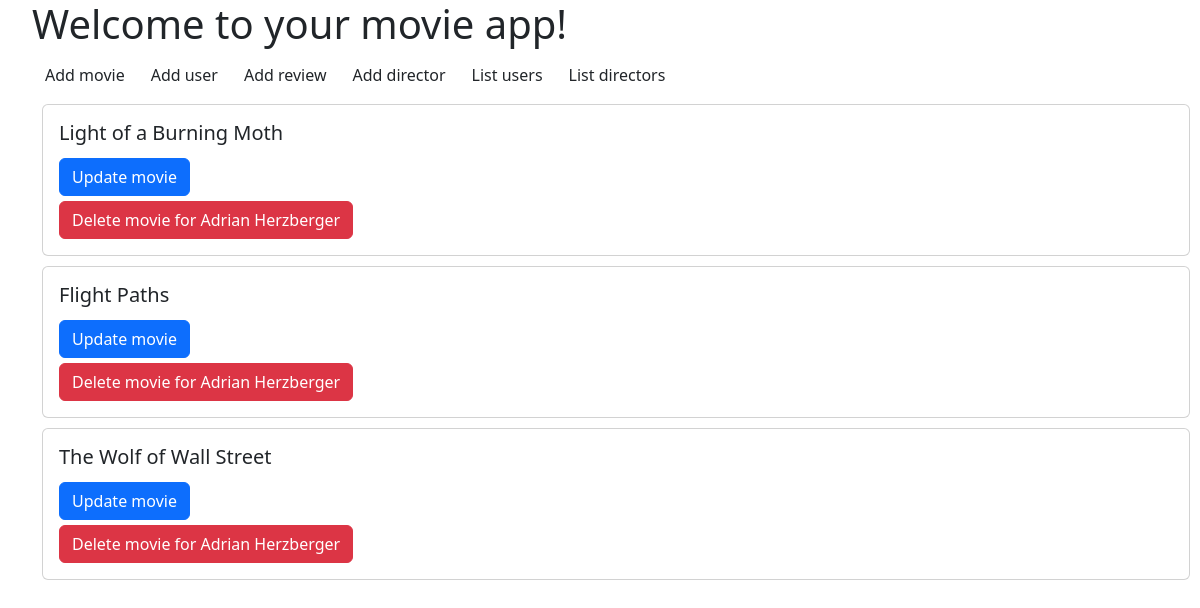
The app's page /, older data.
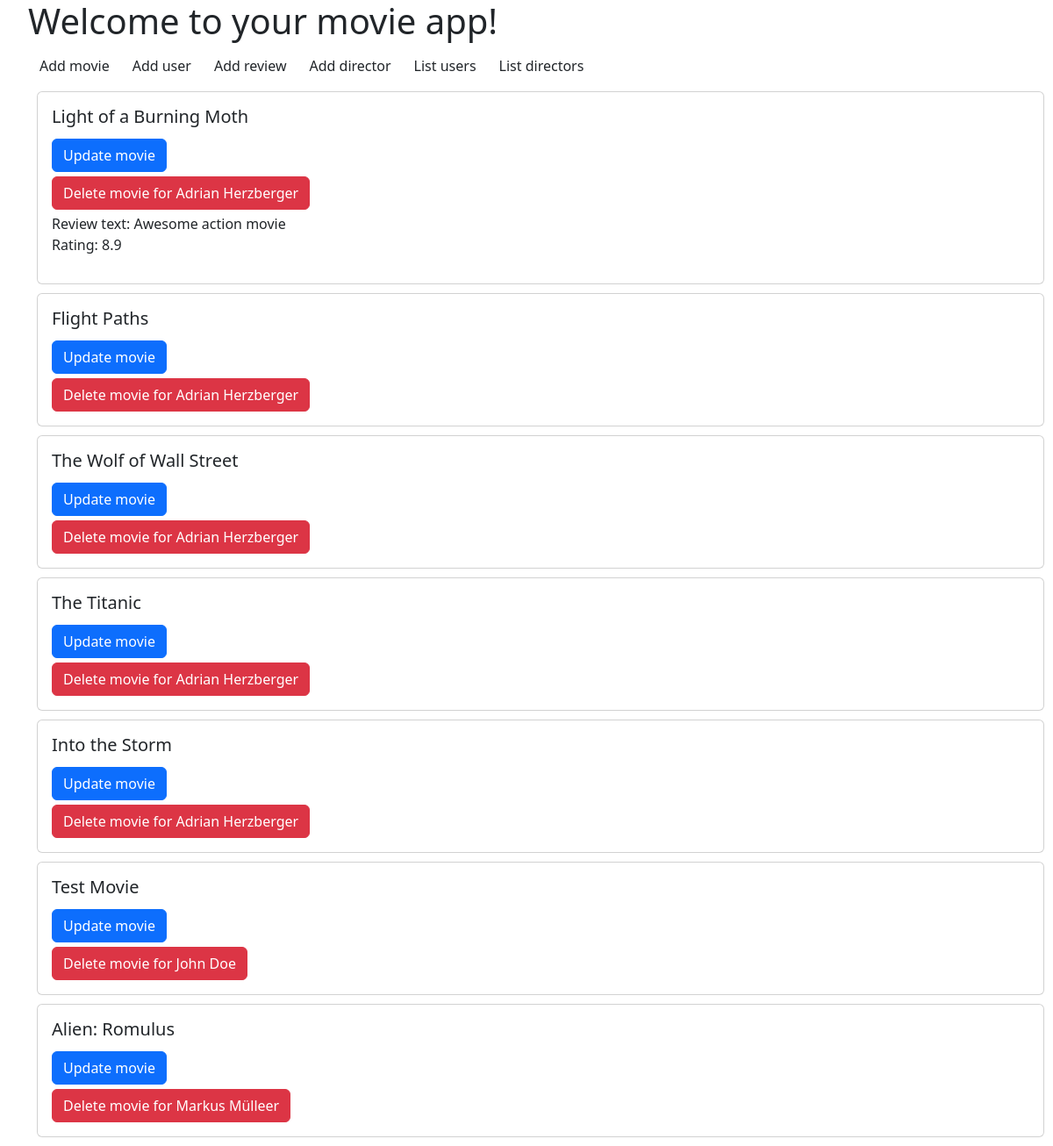
The same page, newer data.
### _storage/movie_storage.py (models this page shows)
class Movie(db.Model):
    __tablename__ = 'movies'
    id = db.Column(db.Integer, primary_key=True, autoincrement=True)
    movie_title = db.Column(db.String(100), nullable=False)
    movie_rating = db.Column(db.Float, nullable=True)
    directory = db.Column(db.String, nullable=True)
    release_date = db.Column(db.Date, nullable=True)
    user_id = db.Column(db.Integer, ForeignKey('users.id'), nullable=False)
    owner = relationship('User', back_populates='movies')
    director = relationship('Director', back_populates='directed_movies')
    reviews = relationship('Review', back_populates='movie')

### _storage/user_storage.py (models this page shows)
class User(db.Model):
    __tablename__ = 'users'
    id = db.Column(db.Integer, primary_key=True, autoincrement=True)
    first_name = db.Column(db.String(50), nullable=False)
    last_name = db.Column(db.String(50), nullable=False)
    birth_date = db.Column(db.Date, nullable=False)
    movies = relationship('Movie', back_populates='owner', cascade="all, delete-orphan")
    reviews = relationship('Review', back_populates='author')

### _storage/review_storage.py (models this page shows)
class Review(db.Model):
    __tablename__ = 'reviews'
    id = db.Column(db.Integer, primary_key=True, autoincrement=True)
    review_text = db.Column(db.String(500), nullable=False)
    rating = db.Column(db.Float, nullable=True)
    user_id = db.Column(db.Integer, ForeignKey('users.id'), nullable=False)
    movie_id = db.Column(db.Integer, ForeignKey('movies.id'), nullable=False)
    author = relationship('User', back_populates='reviews')
    movie = relationship('Movie', back_populates='reviews')

### app.py (the view)
@app.route("/", methods=["GET"])
def home():
    if request.method == "GET":
        movies = data_manager.get_all_movies()
        users = data_manager.get_all_users()
        reviews = data_manager.get_all_reviews()
    return render_template("index.html", movies=movies, users=users, reviews=reviews)

### _storage/db_data_manager.py (called while the page is built)
    def get_all_users(self):
        return User.query.all()

    def get_all_movies(self):
        return Movie.query.all()

    def get_all_reviews(self):
        return Review.query.all()

### templates/index.html (shortened to what this page needs)
<!DOCTYPE html>
<html lang="en">
<head>
    <link rel="stylesheet" href="/static/style.css">
    <link href="https://cdn.jsdelivr.net/npm/bootstrap@5.3.3/dist/css/bootstrap.min.css" rel="stylesheet"
>
</head>
<body>
    <div class="home-section">
        <div class="nav-section">
            <h1>Welcome to your movie app!</h1>
            <ul class="nav">
                <li class="nav-item">
                    <a href="/add_movie">
                        <button type="button" class="btn">Add movie</button>
                    </a>
                </li>
                <li class="nav-item">
                    <a href="/add_user">
                        <button type="button" class="btn">Add user</button>
                    </a>
                </li>
                <li class="nav-item">
                    <a href="/add_review">
                        <button type="button" class="btn">Add review</button>
                    </a>
                </li>
                <li class="nav-item">
                    <a href="/add_director">
                        <button type="button" class="btn">Add director</button>
                    </a>
                </li>
                <li class="nav-item">
                    <a href="/users">
                        <button type="button" class="btn">List users</button>
                    </a>
                </li>
                <li class="nav-item">
                    <a href="/directors">
                        <button type="button" class="btn">List directors</button>
                    </a>
                </li>
            </ul>
        </div>
        {% if movies %}
        <ul>
            {% for movie in movies %}
            <li>
                <div class="card">
                    <div class="card-body">
                        <h5 class="card-title">{{ movie.movie_title }}</h5>
                        <form action="/update_movie/{{ movie.id }}/" method="POST">
                            <button type="submit" class="btn btn-primary">Update movie</button>
                        </form>
                        {% if users %}
                            {% for user in users %}
                                {% if movie.user_id == user.id %}
                                <form action="/users/{{ user.id }}/delete_movie/{{ movie.id }}/" method="POST">
                                    <button type="submit" class="btn btn-danger">Delete movie for {{ user.first_name }} {{ user.last_name }}</button>
                                </form>
                                {% endif %}
                            {% endfor %}
                        {% endif %}
                        {% if reviews %}
                            {% for review in reviews %}
                                {% if review.movie_id == movie.id %}
                                <div class="mt-1">
                                    <p>Review text: {{ review.review_text}} <br> Rating: {{ review.rating }}</p>
                                </div>
                                {% endif %}
                            {% endfor %}
                        {% endif %}
                    </div>
                </div>
            </li>
            {% endfor %}
        </ul>
        {% else %}
        <p>No movie available.</p>
        {% endif %}
    </div>
</body>
</html>

### static/style.css (style rules this page uses)
.home-section { display: flex; flex-direction: column; height: 100vh; }
.nav-section { margin-left: 2rem; }
.card { margin: 10px; }
.btn-primary { margin: 5px 0px; }
ul { list-style-type: none; margin: 0; padding: 0; }

Row changes from the older to the newer data that the page shows:
added Review: review_text "Awesome action movie", rating "8.9", shown under Movie "Light of a Burning Moth"
added Movie: movie_title "The Titanic", User (first_name "Adrian", last_name "Herzberger")
added Movie: movie_title "Into the Storm", User (first_name "Adrian", last_name "Herzberger")
added Movie: movie_title "Test Movie"
added User: first_name "John", last_name "Doe", shown under "Test Movie"
added Movie: movie_title "Alien: Romulus"
added User: first_name "Markus", last_name "Mülleer", shown under "Alien: Romulus"
